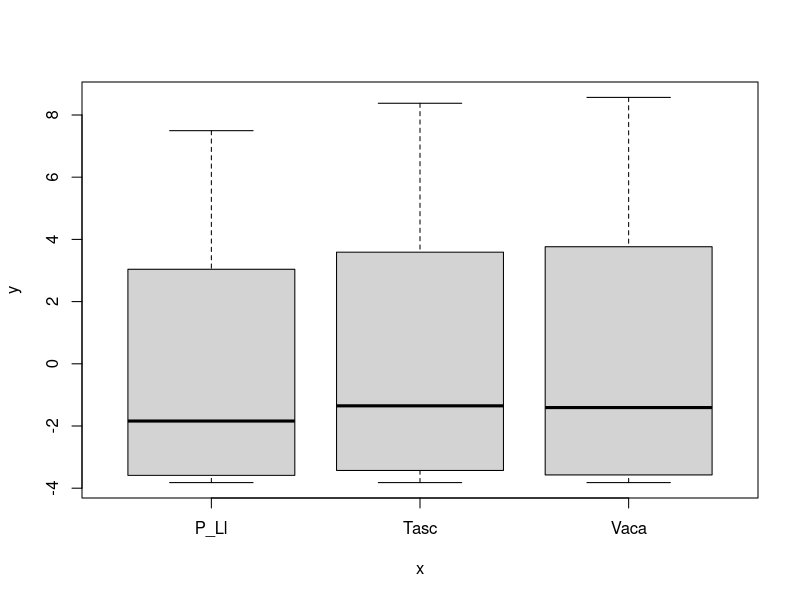

Generate this figure with R: (Note: this script raises an error after producing the figure.)
####################################################################
#### Code accompanying:
#
#   Ramirez-Calero, S. et al. 2024. Recurrent extreme climatic events are driving gorgonian populations 
#   to local extinction: low adaptation and low adaptability to marine heat waves.
#
# Script written by: Aldo Barreiro
#
#This script contains information on null model testing. Associated data can be found in the repository
#########################################################################################################

#load data

dat<-read.csv("data_sensitivity_analysis.csv",stringsAsFactors=T)
head(dat)
str(dat)

plot(dat$Pop,dat$PCScores)

###Significancia estadística stándar
sp.dat<-split(dat,dat$Year)
pvals<-NULL
slope<-NULL
for (i in 1:76){
		mod<-lm(c(sp.dat[[1]]$PCScores[i],sp.dat[[2]]$PCScores[i],sp.dat[[3]]$PCScores[i])~c(sp.dat[[1]]$Pop[i],sp.dat[[2]]$Pop[i],sp.dat[[3]]$Pop[i]))
        pvals[i]<-summary(mod)$coefficients[2,4]
        slope[i]<-summary(mod)$coefficients[2,1]
}
length(which(pvals<=0.05))/length(pvals) #40.7% of p-values are significant
hist(slope)

###Comparación con el modelo nulo
coef.n<-list()
set.seed(123)
for (i in 1:10000){
	    mod<-lm(sample(dat$PCScores,3,replace=T)~sample(dat$Pop,3,replace=T))
        coef.n[[i]]<-summary(mod)$coefficients
}

slope.n<-NULL
for (i in 1:length(coef.n)){
	slope.n[i]<-ifelse(nrow(coef.n[[i]])==2,coef.n[[i]][2,1],0)
}

#Comparar las pendientes reales com las del modelo nulo
d.n<-density(slope.n)
d<-density(slope)
mean(slope.n) #-0.06
mean(slope) #1
sd(slope.n) #5.1
sd(slope) #0.37

length(which(slope>=mean(slope.n)))/length(slope) #98.7% of the slopes are greater than the average null model slope

pdf("Fig.null_slopes.pdf")
plot(d.n$x,d.n$y,type="l",lwd=2,col="blue",ylim=c(0,1.2),xlab="Slope",ylab="Density")
lines(d$x,d$y,lwd=2,col="red")
legend("topright",c("null model","real data"),lty=c(1,1),lwd=c(2,2),col=c("blue","red"),bty="n")
dev.off()


